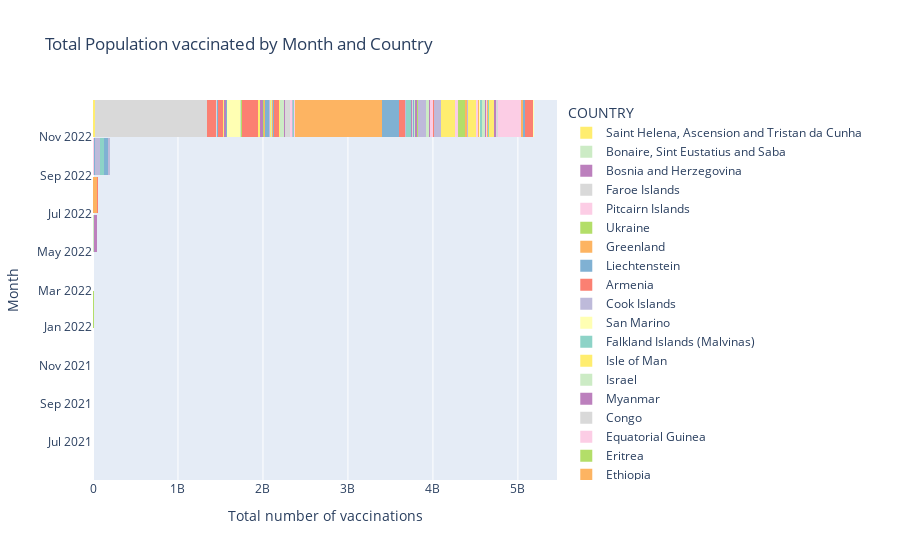

Notebook cell for this chart:
### Markdown cell above
The chart below shows the rapid increase in vaccinations from

### Code cell
vaccines_admin = df[["COUNTRY", "DATE_UPDATED", "TOTAL Population", "Population Vaccinated"]]
vaccines_admin = vaccines_admin.sort_values('DATE_UPDATED')

df_grouped = vaccines_admin.groupby([pd.Grouper(key='DATE_UPDATED', freq='M'), 'COUNTRY']).sum().reset_index()

fig = px.histogram(df_grouped, x='Population Vaccinated', y='DATE_UPDATED', color='COUNTRY', 
                   histfunc='sum', nbins=len(df_grouped['DATE_UPDATED'].unique()),
                   labels={'Population Vaccinated': 'Population Vaccinated'},
                   title='Total Population vaccinated by Month and Country',
                   color_discrete_sequence=px.colors.qualitative.Set3_r)

fig.update_layout(bargap=0)
fig.update_layout(
    bargap=0,
    yaxis_title='Month'
)
fig.update_layout(
    bargap=0,
    xaxis_title='Total number of vaccinations'
)

fig.show()
